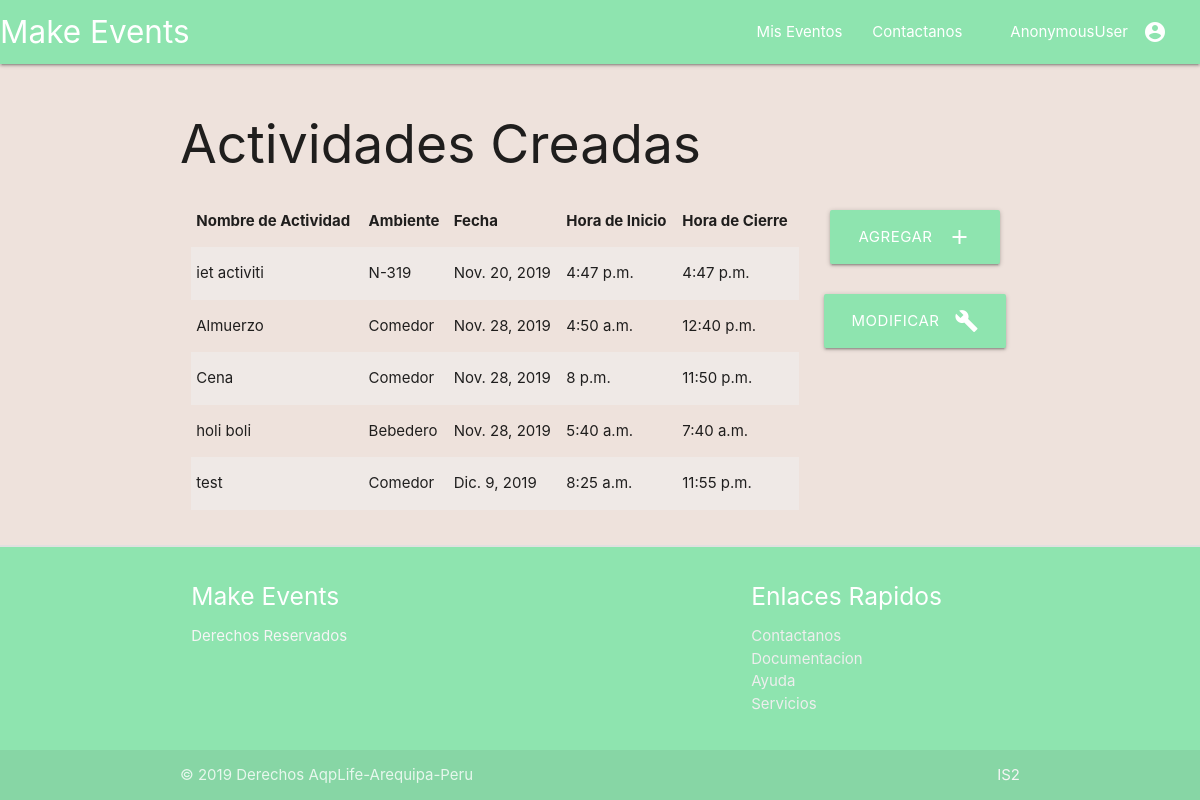
The page /eventos/2/gestionar_actividad on the database its author committed.
### eventos/models.py (models this page shows, shortened)
class Actividad(models.Model):
	evento 				=models.ForeignKey(Evento,on_delete=models.CASCADE)
	ambiente  			=models.ForeignKey(Ambiente,blank=True,on_delete=models.CASCADE)
	nombre				=models.CharField(unique=True,max_length=20)
	fecha 				=models.DateField(default=date.today)
	hora_inicio			=models.TimeField(blank=True)
	hora_fin			=models.TimeField(blank=True)

class Ambiente(models.Model):
	nombre				=models.CharField(primary_key=True,max_length=30)
	evento				=models.ForeignKey(Evento,on_delete=models.CASCADE)
	ubicacion			=models.CharField(max_length=30)
	capacidad			=models.IntegerField(default=0)
	def __str__(self):
		return self.nombre

### eventos/views_modulo_configuracion.py (the view, shortened to what this page needs)
# urls.py: path('<int:evento_id>/gestionar_actividad',views.Gestionar_ActividadDetailView.as_view(),name='gestionar_actividad'),
class Gestionar_ActividadDetailView(DetailView):
    template_name        ='eventos/gestionar_actividad.html'
    context             ={
    }
    def get(self, request, *args, **kwargs):
        evento= Evento.objects.get(pk=self.kwargs.get("evento_id"))
        self.context['evento']                =evento
        form                                 =CrearActividadForm()
        form.fields['evento'].initial        =evento.id
        self.context['form']                =form
        return render(request, self.template_name,self.context )

### eventos/templates/eventos/gestionar_actividad.html (shortened to what this page needs)
{%extends 'eventos/index.html'%}
{%block section_1%}
	<div class="section row container">
		<h2>Actividades Creadas</h2>
		<div class="col s9">
			<table class="striped">
				<thead>
					<tr>
						<th>Nombre de Actividad</th>
						<th>Ambiente</th>
						<th>Fecha</th>
						<th>Hora de Inicio</th>
						<th>Hora de Cierre</th>
					</tr>
				</thead>
				<tbody>
					{%for actividad in evento.actividad_set.all%}
					<tr>
						<td>{{actividad.nombre}}</td>
						<td>{{actividad.ambiente}}</td>
						<td>{{actividad.fecha}} </td>
						<td>{{actividad.hora_inicio}} </td>
						<td>{{actividad.hora_fin}} </td>
					</tr>
					{%endfor%}
				</tbody>
			</table>
		</div>
			<div class="col s3 center-align">
				<div class="section">
					<a href="#modal_AgregarActividad" class="waves-effect waves-light btn-large modal-trigger center-align"><i class="material-icons right">add</i>Agregar</a>
				</div>
				<div class="section">
					<a href="" class="waves-effect waves-light btn-large center-align"><i class="material-icons right">build</i>Modificar</a>
				</div>
			</div>
		</div>
{%endblock%}

### eventos/static/eventos/style.css (style rules this page uses)
.btn-large { background-color:#8EE4AF; }
body { background-color: #eee2DC; }

### rows shown on the page
Actividad: nombre "iet activiti", ambiente "N-319", fecha "Nov. 20, 2019", hora_inicio "4:47 p.m.", hora_fin "4:47 p.m."
Actividad: nombre "Almuerzo", ambiente "Comedor", fecha "Nov. 28, 2019", hora_inicio "4:50 a.m.", hora_fin "12:40 p.m."
Actividad: nombre "Cena", ambiente "Comedor", fecha "Nov. 28, 2019", hora_inicio "8 p.m.", hora_fin "11:50 p.m."
Actividad: nombre "holi boli", ambiente "Bebedero", fecha "Nov. 28, 2019", hora_inicio "5:40 a.m.", hora_fin "7:40 a.m."
Actividad: nombre "test", ambiente "Comedor", fecha "Dic. 9, 2019", hora_inicio "8:25 a.m.", hora_fin "11:55 p.m."

### other values the page prints
{{ user }} "AnonymousUser"
